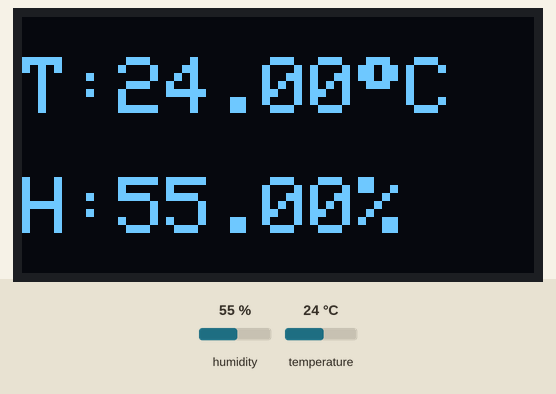
This sketch was run on a simulated ESP32. Shown: 128×64 one-colour display. The test bench sets the inputs (shaded band); at power-on: humidity 55 %, temperature 24 °C. WiFi joins after 1.5 s; servers stay silent unless stated; web services answer with replies made up by the test bench; what the sketch prints to the serial monitor is not drawn.

Above: at 5.6 s.
5.7 s: humidity set to 22 %
At 10.7 s:
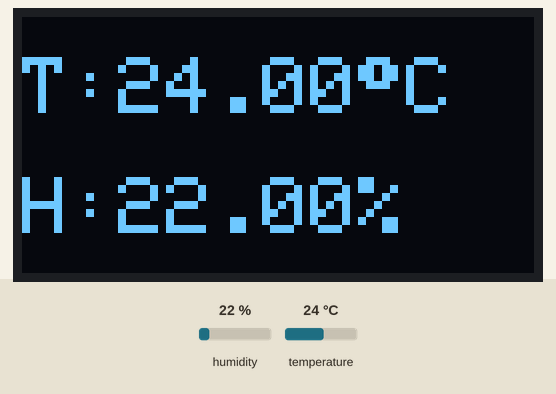
12.1 s: temperature set to 12 °C
At 16.4 s:
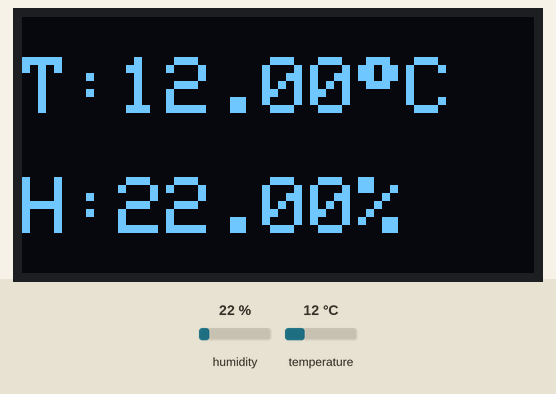
18.5 s: humidity set to 40 %
At 22.2 s:
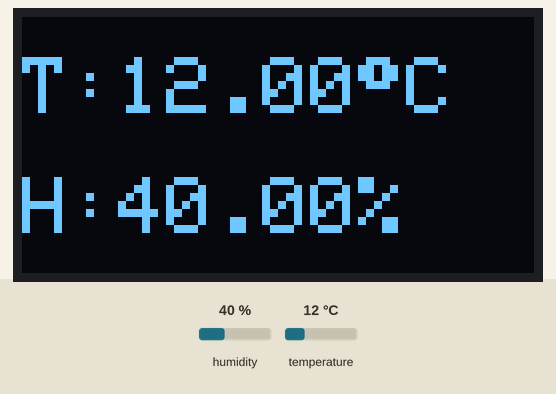
24.9 s: temperature set to 19 °C
At 26.7 s:
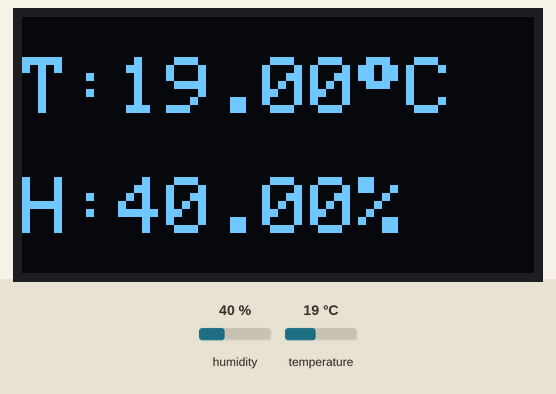
Timing chart, 0 to 28.2 s (numbered marks = the images above; inputs shaded):
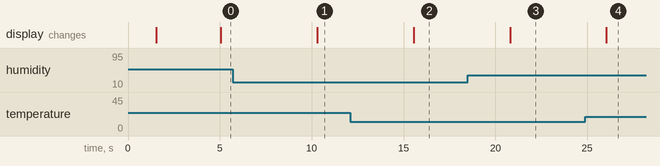

Measured:
- after the input at 5.7 s, the display: changes after 4.6 s (image 1)
- after the input at 12.1 s, the display: changes after 3.4 s (image 2)
- after the input at 18.5 s, the display: changes after 2.3 s (image 3)
- after the input at 24.9 s, the display: changes after 1.1 s (image 4)

The sketch:

DHT_sensor_with_thingspeak.ino
```cpp
#include <Adafruit_GFX.h>
#include <Adafruit_SSD1306.h>
#include <WiFi.h>
#include <HTTPClient.h>
#include <DHT.h>

// Replace with your network credentials
const char* ssid = "Xiaomi13T";
const char* password = "11122233";

// Replace with your ThingSpeak API Key
String serverName = "http://api.thingspeak.com/update?api_key=ENTER API KEY";

#define SCREEN_WIDTH 128 // OLED display width, in pixels
#define SCREEN_HEIGHT 64 // OLED display height, in pixels
// Declaration for an SSD1306 display connected to I2C (SDA, SCL pins)
#define OLED_RESET     -1 // Reset pin # (or -1 if sharing Arduino reset pin)
Adafruit_SSD1306 display(SCREEN_WIDTH, SCREEN_HEIGHT, &Wire, OLED_RESET);

// Timer setup
unsigned long lastTime = 0;
const unsigned long timerDelay = 5000; // 5 seconds delay

// DHT Sensor setup
#define DHT_PIN 26           // Pin connected to the DHT sensor (change if necessary)
#define DHT_TYPE DHT11       // DHT11 or DHT22 (change if you're using a DHT11)

DHT dht(DHT_PIN, DHT_TYPE); // Initialize DHT sensor

WiFiClient client;
HTTPClient http;

void setup() {
  Serial.begin(115200);

  // Connect to WiFi
  WiFi.begin(ssid, password);
  Serial.println("Connecting to WiFi...");

  while (WiFi.status() != WL_CONNECTED) {
    delay(500);
    Serial.print(".");
  }

  Serial.println();
  Serial.print("Connected to WiFi, IP Address: ");
  Serial.println(WiFi.localIP());

  // Initialize the DHT sensor
  dht.begin();

  // Initial message for clarity
  Serial.println("Timer set to 5 seconds. It will take 10 seconds before publishing the first reading.");
   display.begin(SSD1306_SWITCHCAPVCC, 0x3C);
  delay(2000);
  display.clearDisplay();
  display.setTextColor(WHITE);
  delay(10);
}

void loop() {
  // Check if it's time to send a new HTTP request
  if (millis() - lastTime >= timerDelay) {
    if (WiFi.status() == WL_CONNECTED) {
      // Read temperature and humidity from DHT sensor
      float temperature = dht.readTemperature();  // Get temperature in Celsius
      float humidity = dht.readHumidity();       // Get humidity percentage
display.clearDisplay();
  display.setTextSize(2);
  display.setCursor(0, 10);
  display.print("T:"+String(temperature));
   display.print((char)247);
  display.print("C");
    display.setTextSize(2);
  display.setCursor(0, 40);
 display.print("H:"+String(humidity)+"%");
  display.display();
      // Check if reading was successful
      if (isnan(temperature) || isnan(humidity)) {
        Serial.println("Failed to read from DHT sensor!");
        return;
      }
      // Construct the server path with temperature and humidity data
      String serverPath = serverName + "&field1=" + String(temperature) + "&field2=" + String(humidity);

      // Start HTTP request
      http.begin(client, serverPath.c_str());

      // Send HTTP GET request
      int httpResponseCode = http.GET();

      if (httpResponseCode > 0) {
        Serial.print("HTTP Response code: ");
        Serial.println(httpResponseCode);
        String payload = http.getString();
        Serial.println(payload);  // Print the response payload
      } else {
        Serial.print("Error code: ");
        Serial.println(httpResponseCode);  // Error code if request failed
      }
      // End the HTTP request and free resources
      http.end();
    } else {
      Serial.println("WiFi Disconnected");
    }
    // Update lastTime to manage the delay
    lastTime = millis();
  }
}
```
